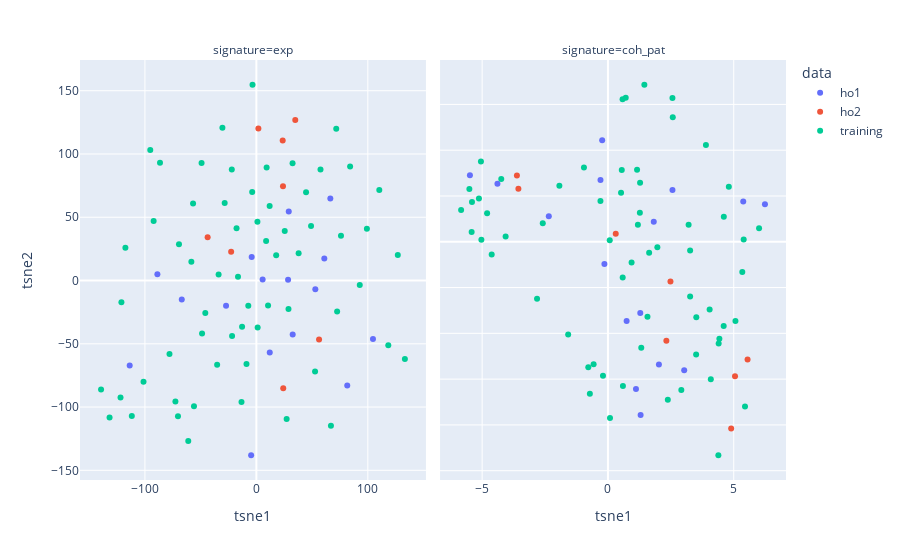

Notebook source saved alongside this figure:
### Code cell
fig = px.scatter(tsne_all, x="tsne1", y="tsne2", color="data", facet_col='signature',
facet_col_wrap=3).update_yaxes(matches=None).update_xaxes(matches=None)
fig.show()
fig.write_image("tsne_exp_dataset.pdf", scale=1, width=600, height=320)

### Figure 1 — Plotly figure (JSON) as saved in the notebook; plotly's stock layout.template omitted (floating-point values rounded to 4 significant figures)
{"data": [{"hovertemplate": "data=ho1<br>signature=exp<br>tsne1=%{x}<br>tsne2=%{y}<extra></extra>", "legendgroup": "ho1", "marker": {"color": "#636efa", "symbol": "circle"}, "mode": "markers", "name": "ho1", "orientation": "v", "showlegend": true, "type": "scatter", "x": [12.0, 28.45, 32.58, 104.6, -88.8, -4.193, -66.92, -113.6, -27.2, 81.54, -4.685, 60.95, 5.614, 29.06, 52.91, 66.37], "xaxis": "x", "y": [-56.83, 0.641, -42.71, -46.22, 5.01, 18.65, -15.07, -67.07, -19.84, -83.01, -138.1, 17.37, 0.7392, 54.64, -6.967, 64.86], "yaxis": "y"}, {"hovertemplate": "data=ho1<br>signature=coh_pat<br>tsne1=%{x}<br>tsne2=%{y}<extra></extra>", "legendgroup": "ho1", "marker": {"color": "#636efa", "symbol": "circle"}, "mode": "markers", "name": "ho1", "orientation": "v", "showlegend": false, "type": "scatter", "x": [5.379, 0.7417, -0.2293, -2.351, 3.031, -0.1406, 1.298, -5.487, 2.026, -4.392, 6.241, -0.2968, 1.114, 2.565, 1.285, 1.821], "xaxis": "x2", "y": [0.8812, -1.731, 2.217, 0.5558, -2.809, -0.4857, -3.782, 1.451, -2.681, 1.267, 0.8172, 1.349, -3.217, 1.129, -1.558, 0.4358], "yaxis": "y2"}, {"hovertemplate": "data=ho2<br>signature=exp<br>tsne1=%{x}<br>tsne2=%{y}<extra></extra>", "legendgroup": "ho2", "marker": {"color": "#EF553B", "symbol": "circle"}, "mode": "markers", "name": "ho2", "orientation": "v", "showlegend": true, "type": "scatter", "x": [1.815, 34.91, 56.24, 23.62, -43.71, 24.1, -22.62, 23.88], "xaxis": "x", "y": [120.2, 126.8, -46.63, 110.7, 34.17, -85.23, 22.79, 74.52], "yaxis": "y"}, {"hovertemplate": "data=ho2<br>signature=coh_pat<br>tsne1=%{x}<br>tsne2=%{y}<extra></extra>", "legendgroup": "ho2", "marker": {"color": "#EF553B", "symbol": "circle"}, "mode": "markers", "name": "ho2", "orientation": "v", "showlegend": false, "type": "scatter", "x": [4.898, 5.55, -3.618, 5.051, 2.322, -3.56, 0.3097, 2.485], "xaxis": "x2", "y": [-4.08, -2.569, 1.449, -2.938, -2.161, 1.16, 0.1771, -0.8654], "yaxis": "y2"}, {"hovertemplate": "data=training<br>signature=exp<br>tsne1=%{x}<br>tsne2=%{y}<extra></extra>", "legendgroup": "training", "marker": {"color": "#00cc96", "symbol": "circle"}, "mode": "markers", "name": "training", "orientation": "v", "showlegend": true, "type": "scatter", "x": [110.3, -121.1, -33.88, -3.437, -58.32, -35.18, 28.82, -7.243, -17.79, 99.17, 17.78, -12.81, 66.91, -55.98, 44.59, 84.1, 32.48, 10.5, -21.79, 11.92, -49.16, -72.63, -77.94, -45.82, 0.946, 1.154, -22.05, -92.16, 118.4, 37.92, -101.2, -48.74, -70.33, -69.42, 72.47, -16.48, 27.17, -117.5, 75.92, -30.46, -28.43, 92.76, -111.7, -86.46, 133.3, 126.9, 57.54, 49.07, -13.34, -3.746, 52.66, 71.67, -131.7, -121.9, -8.871, 8.737, -95.18, -61.1, -56.8, 9.22, 25.46, -139.4], "xaxis": "x", "y": [71.6, -17.17, 4.81, 154.7, 14.8, -66.49, -22.46, -19.92, 41.3, 40.85, 19.95, -36.54, -114.7, -99.4, 69.68, 90.06, 92.63, -19.68, -43.78, 58.85, 92.97, -95.58, -58.07, -25.63, 46.55, -37.09, 87.67, 47.12, -51.24, 21.64, -80.07, -41.91, -107.3, 28.65, -24.52, 3.053, -109.5, 25.94, 35.38, 120.8, 61.25, -3.44, -107.1, 93.01, -62.02, 20.18, 87.68, 43.03, -96.06, 70.01, -71.93, 120.0, -108.2, -92.47, -66.03, 31.27, 103.2, -126.8, 60.78, 89.42, 39.1, -86.03], "yaxis": "y"}, {"hovertemplate": "data=training<br>signature=coh_pat<br>tsne1=%{x}<br>tsne2=%{y}<extra></extra>", "legendgroup": "training", "marker": {"color": "#00cc96", "symbol": "circle"}, "mode": "markers", "name": "training", "orientation": "v", "showlegend": false, "type": "scatter", "x": [2.577, 2.564, 0.7066, 5.068, 4.601, 0.5952, -0.7185, -0.1973, 1.571, 3.512, 0.5858, -0.5699, 4.805, -4.804, 4.389, 1.269, 5.448, 0.08152, 1.324, 1.964, 4.089, -4.62, -5.417, 5.34, 1.637, -0.781, 3.267, 2.38, -2.591, 3.206, -5.128, 5.396, -5.031, 4.401, 4.429, 0.5809, -4.241, 3.505, 2.918, 3.267, 4.041, 4.606, -5.508, -0.9533, -2.818, -0.2979, 0.5207, 1.278, 6.007, 1.19, 1.447, 3.895, -5.837, -5.404, -1.581, 0.9397, -1.93, -4.067, 0.07117, 1.158, 0.5493, -5.048], "xaxis": "x2", "y": [2.722, 3.138, 3.146, -1.73, -1.842, -3.15, -3.321, -2.928, -1.638, -1.648, -0.7809, -2.675, 1.2, 0.6208, -4.663, 0.6339, -3.597, -3.85, -2.314, -0.1187, -3.002, -0.2779, 0.2138, -0.6593, -0.2412, -2.74, -0.1898, -3.449, 0.4071, 0.3728, 0.9464, 0.05215, 0.04574, -2.224, -2.115, 3.11, 1.372, -2.461, -3.24, -1.193, -1.477, 0.5455, 1.155, 1.624, -1.243, 0.8926, 1.068, 1.291, 0.2964, 0.3692, 3.429, 2.111, 0.6963, 0.8707, -2.023, -0.4506, 1.226, 0.1127, 0.03303, 1.572, 1.569, 1.753], "yaxis": "y2"}], "layout": {"annotations": [{"font": {}, "showarrow": false, "text": "signature=exp", "x": 0.245, "xanchor": "center", "xref": "paper", "y": 1, "yanchor": "bottom", "yref": "paper"}, {"font": {}, "showarrow": false, "text": "signature=coh_pat", "x": 0.755, "xanchor": "center", "xref": "paper", "y": 1, "yanchor": "bottom", "yref": "paper"}], "legend": {"title": {"text": "data"}, "tracegroupgap": 0}, "margin": {"t": 60}, "xaxis": {"anchor": "y", "domain": [0, 0.49], "title": {"text": "tsne1"}}, "xaxis2": {"anchor": "y2", "domain": [0.51, 1], "title": {"text": "tsne1"}}, "yaxis": {"anchor": "x", "domain": [0, 1], "title": {"text": "tsne2"}}, "yaxis2": {"anchor": "x2", "domain": [0, 1], "showticklabels": false}}}
